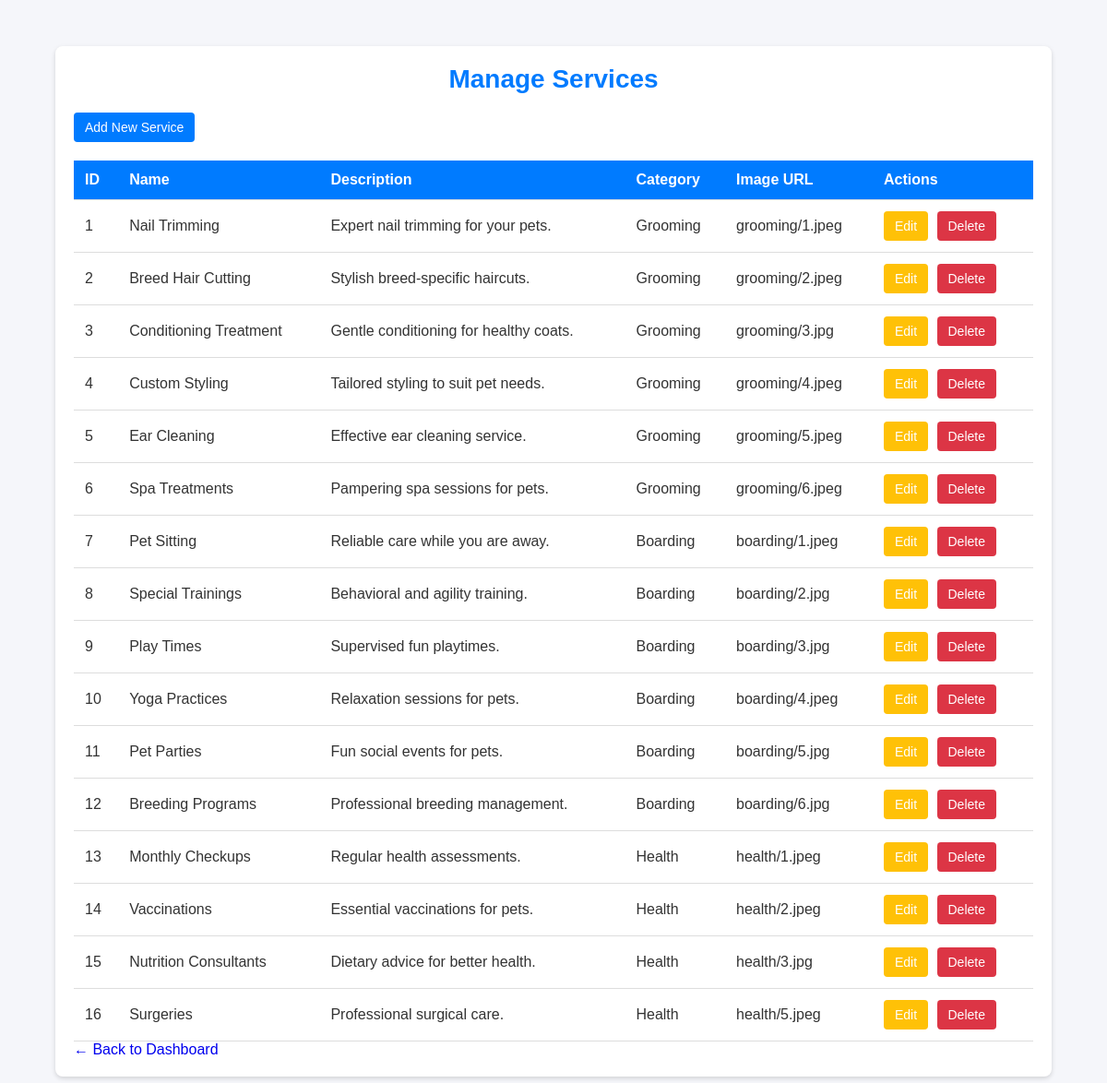
The app's page /admin/manage_services.php (signed in) with its own data.
### tables this page shows
CREATE TABLE services (
  id INT AUTO_INCREMENT PRIMARY KEY,
  name VARCHAR(255) NOT NULL,
  description TEXT NOT NULL,
  category VARCHAR(100) NOT NULL,
  image_url VARCHAR(255) NOT NULL,
  created_at TIMESTAMP DEFAULT CURRENT_TIMESTAMP
);

### admin/manage_services.php (the view, shortened to what this page needs)
<?php
include '../includes/db_connect.php';
$result = $conn->query("SELECT * FROM services");
?>
<!DOCTYPE html>
<html lang="en">
<head>
    <link rel="stylesheet" href="../styles/admin_manage_services.css">
</head>
<body>
    <div class="container">
        <h1>Manage Services</h1>
        <a href="add_services.php" class="btn-add">Add New Service</a>
        <table>
            <thead>
                <tr>
                    <th>ID</th>
                    <th>Name</th>
                    <th>Description</th>
                    <th>Category</th>
                    <th>Image URL</th>
                    <th>Actions</th>
                </tr>
            </thead>
            <tbody>
                <?php while ($service = $result->fetch_assoc()): ?>
                    <tr>
                        <td><?= $service['id'] ?></td>
                        <td><?= htmlspecialchars($service['name']) ?></td>
                        <td><?= htmlspecialchars($service['description']) ?></td>
                        <td><?= htmlspecialchars($service['category']) ?></td>
                        <td><?= htmlspecialchars($service['image_url']) ?></td>
                        <td>
                            <a href="edit_services.php?id=<?= $service['id'] ?>" class="btn-edit">Edit</a>
                            <a href="manage_services.php?delete=<?= $service['id'] ?>" class="btn-delete" onclick="return confirm('Are you sure you want to delete this service?');">Delete</a>
                        </td>
                    </tr>
                <?php endwhile; ?>
            </tbody>
        </table>
        <p><a href="dashboard.php">&larr; Back to Dashboard</a></p>
    </div>
</body>
</html>

### styles/admin_manage_services.css (style rules this page uses)
* { margin: 0; padding: 0; box-sizing: border-box; }
body { font-family: 'Arial', sans-serif; background-color: #f5f6fa; color: #333; margin: 0; padding: 0; }
.container { width: 90%; max-width: 1200px; margin: 50px auto; background-color: white; padding: 20px; border-radius: 8px; box-shadow: 0 2px 5px rgba(0, 0, 0, 0.15); }
h1 { text-align: center; font-size: 28px; color: #007bff; margin-bottom: 20px; }
table { width: 100%; border-collapse: collapse; margin-top: 20px; }
table th, table td { padding: 12px; text-align: left; border-bottom: 1px solid #ddd; }
table th { background-color: #007bff; color: white; }
a { text-decoration: none; }
.btn-add, .btn-edit, .btn-delete { padding: 8px 12px; color: white; text-align: center; display: inline-block; margin-right: 5px; border-radius: 4px; font-size: 14px; cursor: pointer; }
.btn-add { background-color: #007bff; }
.btn-edit { background-color: #ffc107; }
.btn-delete { background-color: #dc3545; }

### records on screen
services: id "1", name "Nail Trimming", description "Expert nail trimming for your pets.", category "Grooming", image_url "grooming/1.jpeg"
services: id "2", name "Breed Hair Cutting", description "Stylish breed-specific haircuts.", category "Grooming", image_url "grooming/2.jpeg"
services: id "3", name "Conditioning Treatment", description "Gentle conditioning for healthy coats.", category "Grooming", image_url "grooming/3.jpg"
services: id "4", name "Custom Styling", description "Tailored styling to suit pet needs.", category "Grooming", image_url "grooming/4.jpeg"
services: id "5", name "Ear Cleaning", description "Effective ear cleaning service.", category "Grooming", image_url "grooming/5.jpeg"
services: id "6", name "Spa Treatments", description "Pampering spa sessions for pets.", category "Grooming", image_url "grooming/6.jpeg"
services: id "7", name "Pet Sitting", description "Reliable care while you are away.", category "Boarding", image_url "boarding/1.jpeg"
services: id "8", name "Special Trainings", description "Behavioral and agility training.", category "Boarding", image_url "boarding/2.jpg"
services: id "9", name "Play Times", description "Supervised fun playtimes.", category "Boarding", image_url "boarding/3.jpg"
services: id "10", name "Yoga Practices", description "Relaxation sessions for pets.", category "Boarding", image_url "boarding/4.jpeg"
services: id "11", name "Pet Parties", description "Fun social events for pets.", category "Boarding", image_url "boarding/5.jpg"
services: id "12", name "Breeding Programs", description "Professional breeding management.", category "Boarding", image_url "boarding/6.jpg"
services: id "13", name "Monthly Checkups", description "Regular health assessments.", category "Health", image_url "health/1.jpeg"
services: id "14", name "Vaccinations", description "Essential vaccinations for pets.", category "Health", image_url "health/2.jpeg"
services: id "15", name "Nutrition Consultants", description "Dietary advice for better health.", category "Health", image_url "health/3.jpg"
services: id "16", name "Surgeries", description "Professional surgical care.", category "Health", image_url "health/5.jpeg"
